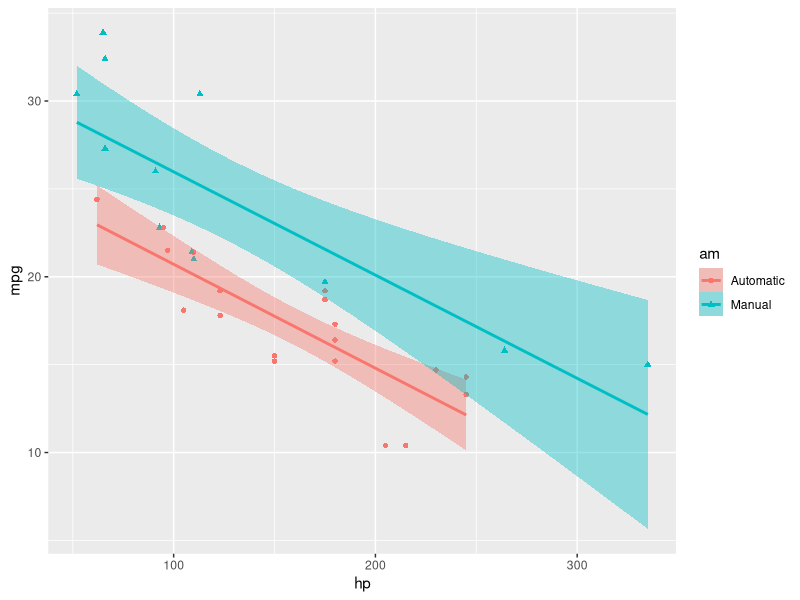

Write the R code that produced this figure.
## ---- chunk 1
knitr::opts_chunk$set(echo = FALSE)
library(ggplot2)
   mtcars$am<-as.factor(as.character(mtcars$am))
    levels(mtcars$am)[levels(mtcars$am)=="0"] <- "Automatic"
    levels(mtcars$am)[levels(mtcars$am)=="1"] <- "Manual"
## ---- chunk 2
str(mtcars)
## ---- chunk 3
   fit0<-lm(mpg~am, data=mtcars)
   fit1<-lm(mpg~am+hp, data=mtcars)

   anova(fit0,fit1)$Pr[2]
   
   ggplot(mtcars, aes(hp, mpg, shape=am, colour=am, fill=am))+geom_point()+geom_smooth(method="lm")
